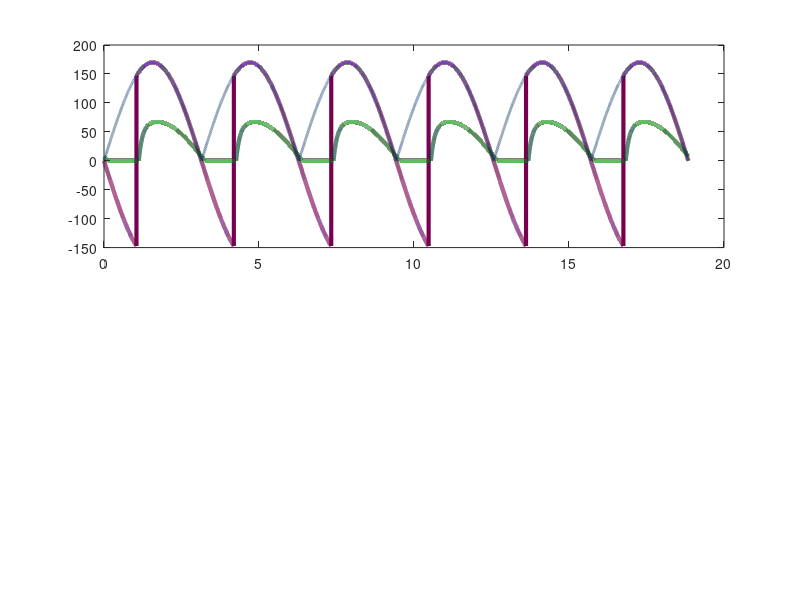

The MATLAB source for this figure: (Note: this script raises an error after producing the figure.)
%% Retificador monofásico ONDA COMPLETA (ponte CONTROLADA) + carga RL
% Subplot (2,1):
%  (1) v0(t), i0(t), v_ret(t)=|vs| (pontilhado) e Vmed (linha) com equação Vm*cos(alpha)/pi
%  (2) pulsos de disparo (largura finita) nos instantes alpha (a cada semi-ciclo)
% Linhas verticais pretas pontilhadas em ambos os subplots (sincronia)
% Recorte por ciclos: plotCycles = [c1 c2]

clear; clc; close all;

% ---- Parâmetros ----
Vm      = 170;        % Vp
f       = 60;         % Hz (referência)
R       = 10;         % ohms
L       = 3e-3;      % H
alpha_d = 60;         % graus
ncy     = 12;         % ciclos simulados
Ns      = 300000;     % pontos
pw_d    = 8;          % largura do pulso (graus)
A_gate  = 1;          % amplitude do pulso

plotCycles = [6 8];   % <-- [ciclo_inicial ciclo_final] para plotar (1 = primeiro)

alpha = deg2rad(alpha_d);
pw    = deg2rad(pw_d);

% ---- Eixo em theta (rad) ----
theta = linspace(0, 2*pi*ncy, Ns);
dth   = theta(2) - theta(1);
omega = 2*pi*f;

% ---- Fonte ----
v_s   = Vm*sin(theta);
v_ret = abs(v_s);

% ---- Ponte controlada + carga RL (modelo didático ideal) ----
k  = floor((theta - alpha)/pi);
sg = (-1).^k;
v0 = sg .* v_s;                 % tensão aplicada na carga

% ---- Corrente na carga RL: L di/dt + R i = v0 ----
i0 = zeros(size(theta));
for n = 2:numel(theta)
    di_dt = (v0(n) - R*i0(n-1))/L;
    i0(n) = i0(n-1) + di_dt*(dth/omega);   % dt = dtheta/omega
end

% ---- Valor médio (equação solicitada) ----
Vmed = Vm*cos(alpha)/pi;

% ---- Instantes de disparo (em theta absoluto) ----
Np = 2*ncy;
theta_fire = alpha + (0:(Np-1))*pi;

% ---- Sinal de gate com largura finita ----
gate = zeros(size(theta));
for kk = 1:numel(theta_fire)
    gate = gate + A_gate * (theta >= theta_fire(kk) & theta <= (theta_fire(kk) + pw));
end

% ---- Paleta ----
statale.maincolor = [0   51  102]/255;
statale.lilla     = [120 0   80 ]/255;
statale.darkgreen = [0   70  40 ]/255;
statale.red       = [190 60  55 ]/255;
statale.yellow    = [200 155 20 ]/255;

LW = 3.0;

%% ---- RECORTE POR CICLOS ----
T  = 1/f;
c1 = plotCycles(1);
c2 = plotCycles(2);

t1 = (c1-1)*T;
t2 = c2*T;
th1 = omega*t1;
th2 = omega*t2;

idx = (theta >= th1) & (theta <= th2);

thetaP = theta(idx);
v0P    = v0(idx);
i0P    = i0(idx);
vretP  = v_ret(idx);
gateP  = gate(idx);

% eixo x relativo no recorte
thetaRel = thetaP - thetaP(1);

% instantes de disparo dentro do recorte (e relativos)
inWin = (theta_fire >= thetaP(1)) & (theta_fire <= thetaP(end));
theta_fire_rel = theta_fire(inWin) - thetaP(1);

% ---- Vretificado também recortado? já está em vretP ----

% ---- Figura ----
figure('Color','w');

i0P(i0P<0) = 0;
ax1 = subplot(2,1,1);
plot(thetaRel, v0P,   'LineWidth', LW, 'Color', statale.lilla); hold on;
plot(thetaRel, i0P.*4,   'LineWidth', LW, 'Color', statale.darkgreen);
plot(thetaRel, vretP, '--',        'LineWidth', 2,  'Color', statale.maincolor);
hmed = yline(Vmed, '--', 'LineWidth', 2.5);
hmed.Color = statale.yellow;
grid on;

title('Ponte controlada monofásica com carga RL');
ylabel('v_0 (V) / i_0 (A)');
xlabel('\theta (rad)');

txt = '$V_{0,\mathrm{med}}=\frac{V_{max}\cos(\alpha)}{\pi}$';
text(0.02*thetaRel(end), 0.92*max(vretP+eps), txt, ...
    'Interpreter','latex', 'FontWeight','bold', 'FontSize', 12, ...
    'VerticalAlignment','top');

% Linhas verticais pontilhadas (sincronia)
for kk = 1:numel(theta_fire_rel)
    xline(theta_fire_rel(kk), ':k', 'LineWidth', 1.5);
end

lgd = legend('v_0(\theta)','i_0(\theta)','v_{ret}(\theta)','V_{0,med}', 'Location','best');
lgd.FontSize   = 12;
lgd.FontWeight = 'bold';
lgd.Color      = 'none';

ax1.XLabel.FontWeight = 'bold';
ax1.YLabel.FontWeight = 'bold';

ax2 = subplot(2,1,2);
plot(thetaRel, gateP, 'LineWidth', 2.5, 'Color', statale.red); hold on;
grid on;
ylim([-0.05 1.2*A_gate]);
ylabel('Gate');
xlabel('\theta (rad)');
title('Pulsos de disparo (largura finita)');

for kk = 1:numel(theta_fire_rel)
    xline(theta_fire_rel(kk), ':k', 'LineWidth', 1.5);
end

ax2.XLabel.FontWeight = 'bold';
ax2.YLabel.FontWeight = 'bold';

linkaxes([ax1 ax2],'x');

% ---- Ticks: múltiplos de pi + marca do 1º alpha visível ----
k2 = floor(thetaRel(end)/pi);
xt = (0:k2)*pi;

if ~isempty(theta_fire_rel)
    xt = unique(sort([xt theta_fire_rel(1)]));  % marca o primeiro alpha do recorte
end

set([ax1 ax2], 'XLim', [0 thetaRel(end)], 'XTick', xt);

labs = strings(size(xt));
for kk = 1:numel(xt)
    if ~isempty(theta_fire_rel) && abs(xt(kk) - theta_fire_rel(1)) < 1e-12
        labs(kk) = "\alpha";
    else
        m = xt(kk)/pi;
        if abs(m - 0) < 1e-12
            labs(kk) = "0";
        elseif abs(m - 1) < 1e-12
            labs(kk) = "\pi";
        else
            labs(kk) = sprintf('%g\\pi', m);
        end
    end
end
set([ax1 ax2], 'XTickLabel', labs);
